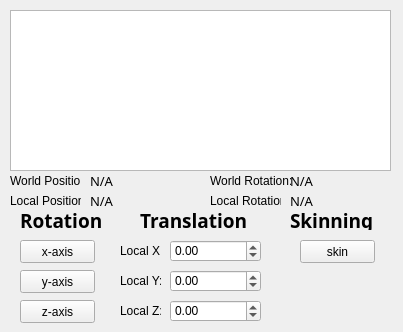
<?xml version="1.0" encoding="UTF-8"?>
<ui version="4.0">
 <class>gui2</class>
 <widget class="QWidget" name="gui2">
  <property name="geometry">
   <rect>
    <x>0</x>
    <y>0</y>
    <width>403</width>
    <height>332</height>
   </rect>
  </property>
  <property name="windowTitle">
   <string>Editor2</string>
  </property>
  <widget class="QTreeWidget" name="skeletonTreeWidget">
   <property name="geometry">
    <rect>
     <x>10</x>
     <y>10</y>
     <width>381</width>
     <height>161</height>
    </rect>
   </property>
   <attribute name="headerVisible">
    <bool>false</bool>
   </attribute>
   <column>
    <property name="text">
     <string notr="true">1</string>
    </property>
   </column>
  </widget>
  <widget class="QPushButton" name="rotXButton">
   <property name="geometry">
    <rect>
     <x>20</x>
     <y>240</y>
     <width>75</width>
     <height>23</height>
    </rect>
   </property>
   <property name="text">
    <string>x-axis</string>
   </property>
  </widget>
  <widget class="QPushButton" name="rotYButton">
   <property name="geometry">
    <rect>
     <x>20</x>
     <y>270</y>
     <width>75</width>
     <height>23</height>
    </rect>
   </property>
   <property name="text">
    <string>y-axis</string>
   </property>
  </widget>
  <widget class="QPushButton" name="rotZButton">
   <property name="geometry">
    <rect>
     <x>20</x>
     <y>300</y>
     <width>75</width>
     <height>23</height>
    </rect>
   </property>
   <property name="text">
    <string>z-axis</string>
   </property>
  </widget>
  <widget class="QLabel" name="label">
   <property name="geometry">
    <rect>
     <x>20</x>
     <y>210</y>
     <width>91</width>
     <height>21</height>
    </rect>
   </property>
   <property name="font">
    <font>
     <family>Magneto</family>
     <pointsize>14</pointsize>
     <weight>75</weight>
     <bold>true</bold>
    </font>
   </property>
   <property name="text">
    <string>Rotation</string>
   </property>
  </widget>
  <widget class="QLabel" name="label_2">
   <property name="geometry">
    <rect>
     <x>140</x>
     <y>210</y>
     <width>121</width>
     <height>21</height>
    </rect>
   </property>
   <property name="font">
    <font>
     <family>Magneto</family>
     <pointsize>14</pointsize>
     <weight>75</weight>
     <bold>true</bold>
    </font>
   </property>
   <property name="text">
    <string>Translation</string>
   </property>
  </widget>
  <widget class="QLabel" name="label_3">
   <property name="geometry">
    <rect>
     <x>10</x>
     <y>170</y>
     <width>71</width>
     <height>21</height>
    </rect>
   </property>
   <property name="text">
    <string>World Position:</string>
   </property>
  </widget>
  <widget class="QLabel" name="label_4">
   <property name="geometry">
    <rect>
     <x>10</x>
     <y>190</y>
     <width>71</width>
     <height>21</height>
    </rect>
   </property>
   <property name="text">
    <string>Local Position:</string>
   </property>
  </widget>
  <widget class="QLabel" name="label_5">
   <property name="geometry">
    <rect>
     <x>210</x>
     <y>170</y>
     <width>81</width>
     <height>21</height>
    </rect>
   </property>
   <property name="text">
    <string>World Rotation:</string>
   </property>
  </widget>
  <widget class="QLabel" name="label_6">
   <property name="geometry">
    <rect>
     <x>210</x>
     <y>190</y>
     <width>71</width>
     <height>21</height>
    </rect>
   </property>
   <property name="text">
    <string>Local Rotation:</string>
   </property>
  </widget>
  <widget class="QLabel" name="wPositionLabel">
   <property name="geometry">
    <rect>
     <x>90</x>
     <y>170</y>
     <width>111</width>
     <height>21</height>
    </rect>
   </property>
   <property name="font">
    <font>
     <family>Gill Sans MT Condensed</family>
     <pointsize>10</pointsize>
     <weight>50</weight>
     <italic>false</italic>
     <bold>false</bold>
    </font>
   </property>
   <property name="text">
    <string>N/A</string>
   </property>
  </widget>
  <widget class="QLabel" name="wRotationLabel">
   <property name="geometry">
    <rect>
     <x>290</x>
     <y>170</y>
     <width>101</width>
     <height>21</height>
    </rect>
   </property>
   <property name="font">
    <font>
     <family>Gill Sans MT Condensed</family>
     <pointsize>10</pointsize>
     <weight>50</weight>
     <italic>false</italic>
     <bold>false</bold>
    </font>
   </property>
   <property name="text">
    <string>N/A</string>
   </property>
  </widget>
  <widget class="QLabel" name="lPositionLabel">
   <property name="geometry">
    <rect>
     <x>90</x>
     <y>190</y>
     <width>111</width>
     <height>21</height>
    </rect>
   </property>
   <property name="font">
    <font>
     <family>Gill Sans MT Condensed</family>
     <pointsize>10</pointsize>
     <weight>50</weight>
     <italic>false</italic>
     <bold>false</bold>
    </font>
   </property>
   <property name="text">
    <string>N/A</string>
   </property>
  </widget>
  <widget class="QLabel" name="lRotationLabel">
   <property name="geometry">
    <rect>
     <x>290</x>
     <y>190</y>
     <width>101</width>
     <height>21</height>
    </rect>
   </property>
   <property name="font">
    <font>
     <family>Gill Sans MT Condensed</family>
     <pointsize>10</pointsize>
     <weight>50</weight>
     <italic>false</italic>
     <bold>false</bold>
    </font>
   </property>
   <property name="text">
    <string>N/A</string>
   </property>
  </widget>
  <widget class="QLabel" name="label_11">
   <property name="geometry">
    <rect>
     <x>290</x>
     <y>210</y>
     <width>101</width>
     <height>20</height>
    </rect>
   </property>
   <property name="font">
    <font>
     <family>Magneto</family>
     <pointsize>14</pointsize>
     <weight>75</weight>
     <bold>true</bold>
    </font>
   </property>
   <property name="text">
    <string>Skinning</string>
   </property>
  </widget>
  <widget class="QPushButton" name="skinningButton">
   <property name="geometry">
    <rect>
     <x>300</x>
     <y>240</y>
     <width>75</width>
     <height>23</height>
    </rect>
   </property>
   <property name="text">
    <string>skin</string>
   </property>
  </widget>
  <widget class="QDoubleSpinBox" name="xDoubleSpinBox">
   <property name="geometry">
    <rect>
     <x>170</x>
     <y>240</y>
     <width>91</width>
     <height>22</height>
    </rect>
   </property>
   <property name="minimum">
    <double>-100000.000000000000000</double>
   </property>
   <property name="maximum">
    <double>100000.000000000000000</double>
   </property>
   <property name="singleStep">
    <double>0.500000000000000</double>
   </property>
  </widget>
  <widget class="QDoubleSpinBox" name="yDoubleSpinBox">
   <property name="geometry">
    <rect>
     <x>170</x>
     <y>270</y>
     <width>91</width>
     <height>22</height>
    </rect>
   </property>
   <property name="minimum">
    <double>-100000.000000000000000</double>
   </property>
   <property name="maximum">
    <double>100000.000000000000000</double>
   </property>
   <property name="singleStep">
    <double>0.500000000000000</double>
   </property>
  </widget>
  <widget class="QDoubleSpinBox" name="zDoubleSpinBox">
   <property name="geometry">
    <rect>
     <x>170</x>
     <y>300</y>
     <width>91</width>
     <height>22</height>
    </rect>
   </property>
   <property name="minimum">
    <double>-100000.000000000000000</double>
   </property>
   <property name="maximum">
    <double>100000.000000000000000</double>
   </property>
   <property name="singleStep">
    <double>0.500000000000000</double>
   </property>
  </widget>
  <widget class="QLabel" name="label_7">
   <property name="geometry">
    <rect>
     <x>120</x>
     <y>240</y>
     <width>41</width>
     <height>21</height>
    </rect>
   </property>
   <property name="text">
    <string>Local X:</string>
   </property>
  </widget>
  <widget class="QLabel" name="label_8">
   <property name="geometry">
    <rect>
     <x>120</x>
     <y>270</y>
     <width>41</width>
     <height>21</height>
    </rect>
   </property>
   <property name="text">
    <string>Local Y:</string>
   </property>
  </widget>
  <widget class="QLabel" name="label_9">
   <property name="geometry">
    <rect>
     <x>120</x>
     <y>300</y>
     <width>41</width>
     <height>21</height>
    </rect>
   </property>
   <property name="text">
    <string>Local Z:</string>
   </property>
  </widget>
 </widget>
 <resources/>
 <connections/>
</ui>
